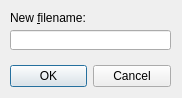
<ui version="4.0" >
 <class>qdRename</class>
 <widget class="QDialog" name="qdRename" >
  <property name="geometry" >
   <rect>
    <x>0</x>
    <y>0</y>
    <width>182</width>
    <height>98</height>
   </rect>
  </property>
  <property name="windowTitle" >
   <string>Rename</string>
  </property>
  <widget class="QLabel" name="label" >
   <property name="geometry" >
    <rect>
     <x>10</x>
     <y>10</y>
     <width>78</width>
     <height>16</height>
    </rect>
   </property>
   <property name="text" >
    <string>New &amp;filename:</string>
   </property>
   <property name="buddy" >
    <cstring>qleFilename</cstring>
   </property>
  </widget>
  <widget class="QLineEdit" name="qleFilename" >
   <property name="geometry" >
    <rect>
     <x>10</x>
     <y>30</y>
     <width>161</width>
     <height>20</height>
    </rect>
   </property>
  </widget>
  <widget class="QDialogButtonBox" name="qdbbResponse" >
   <property name="geometry" >
    <rect>
     <x>10</x>
     <y>60</y>
     <width>161</width>
     <height>32</height>
    </rect>
   </property>
   <property name="orientation" >
    <enum>Qt::Horizontal</enum>
   </property>
   <property name="standardButtons" >
    <set>QDialogButtonBox::Cancel|QDialogButtonBox::NoButton|QDialogButtonBox::Ok</set>
   </property>
  </widget>
 </widget>
 <resources/>
 <connections>
  <connection>
   <sender>qdbbResponse</sender>
   <signal>accepted()</signal>
   <receiver>qdRename</receiver>
   <slot>accept()</slot>
   <hints>
    <hint type="sourcelabel" >
     <x>248</x>
     <y>254</y>
    </hint>
    <hint type="destinationlabel" >
     <x>157</x>
     <y>274</y>
    </hint>
   </hints>
  </connection>
  <connection>
   <sender>qdbbResponse</sender>
   <signal>rejected()</signal>
   <receiver>qdRename</receiver>
   <slot>reject()</slot>
   <hints>
    <hint type="sourcelabel" >
     <x>316</x>
     <y>260</y>
    </hint>
    <hint type="destinationlabel" >
     <x>286</x>
     <y>274</y>
    </hint>
   </hints>
  </connection>
 </connections>
</ui>
